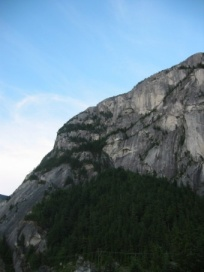
#> input picture Computer Vision, Image Processing/Keypoint detection/images/sift_2.jpeg, 204 x 272 px, found by its file name
$ jupyter execute 'Blob detection and description.ipynb'
#> lines starting #> are read from the running program, lines starting #| are printed output that depends on the picture
# **4.3 Blob detection and description**

## **Intro**
Now, we are going to deal with another type of keypoints. Corners and edges were already covered, so it is time for **blobs**!

Roughly speaking, a blob is a group of connected pixels in an image in which some properties are constant or approximately constant (e.g. their intensities). All the pixels in a blob can be considered in some sense to be similar to each other. Blobs provide complementary information about regions which is not obtained from edges or corners.

<center>

<i>Examples of blobs</i>$\\[5pt]$
</center>

The **S**cale-**I**nvariant **F**eature **T**ransform (**SIFT**) is a blob detection and description algorithm whose implementation is far more complex than the Harris detector but easier to use in openCV. In this notebook we will take a look at the main steps involved in the SIFT algorithm and how it can be implemented.

Finally, we will have a look to another blob detector called **SURF**, as an alternative to the SIFT method.

**This notebook contains <font color=green>2 assignments</font> and <font color=blue>2 discussions</font>**

## **Problem context - Image stitching**

In the first notebook of this chapter the Harris corner detector and NCC were proposed to find correspondences between images in the scope of an image stitching system. However, matching keypoints through NCC is not so reliable since it is not **invariant** against typical transformations between images such as **rotation**, **scale** or change in the **point of view**. In these cases, it is really hard or even impossible to find matches between the transformed images. Besides, it has not mechanisms to differentiate points in repetitive elements (e.g. windows in a skyscraper):$\\[10pt]$

<center>
$\\[0.5pt]$

<i>Some examples where the combination of the Harris detector and NCC could hardly match keypoints.</i></center>

Aiming to face these issues, in this notebook we will explore the SIFT algorithm.

## **4.3.1 SIFT (Scale-Invariant Feature Transform)**

SIFT was proposed (and patented) by David Lowe in 2004. It finds projections of distinctive 3D points in the image, not necessary corners, and also describes them. This detector and descriptor has invariance to:

- Scale (important difference against Harris).
- Rotation.
- Illumination (partially).
- Affine transformation, a.k.a. point of view, (partially).

Let's start by trying to understand **how the SIFT detector works**!
You can already find how the SIFT works in the course slides, so here is just a summary of the steps:
1. **Octave construction (for scale invariance)**: SIFT progressively blurs the input image by applying a set of Gaussian filters with a growing standard deviation.
2. **Difference of Gaussians (DoG)**: Adjacent blurred images are substracted. This approximates the LoG method in an efficient way.
3. **Find extrema in the DoG pyramid**: Extrema points in the images resulting from the DoG method are blobs in the image and, therefore, keypoint candidates.
4. **Build the descriptor**: the SIFT keypoint descriptor is computed as the **histogram of orientations** around the extreme point. The mode of the histogram is the main orientation. This histogram is coded as a vector of real values (normally 128D).

The found keypoint is then characterized by:
- Its position in the image,
- the scale where it was found,
- its main orientation,
- and, most importantly, its **descriptor**.

> <font color=orange>Besides the course slides, you can find a detailed description of the algorithm in [here](http://weitz.de/sift/index.html?size=large).</font>

### **Working with SIFT**

As mentioned, the SIFT algorithm is patented, and **it is not included in all versions of  OpenCV**. Fortunately for us, its copyright ended in 2020 and since then it has been re-included in the stantard OpenCV library.

Before that, we had to downgrade the OpenCV version to the last one that included the SIFT, **but this is no longer necessary** and we can now use SIFT without performing any preliminary action.

**<font color=orange>NOTE:</font>**

There is an alternative implementation, called **[pysift](https://github.com/rmislam/PythonSIFT)**: a third party software that implements SIFT like an OpenCV method (only for educational purposes), returning  [`cv2.KeyPoint`](https://docs.opencv.org/3.4/d2/d29/classcv_1_1KeyPoint.html) objects. **We have included this code in the 'utils' folder, in case you want to test it. So, if you choose this option, uncomment the lines in the cell below.**

[cell 1]
# Uncomment this if you plan to use pysift
# import sys
# sys.path.append("/gdrive/My Drive/Colab Notebooks/Chapter 4. Keypoint detection/utils")
# import pysift #https://github.com/rmislam/PythonSIFT

Now, let's start to code

[cell 2]
from google.colab import drive
drive.mount('/gdrive')

[cell 3]
import numpy as np
import cv2
import matplotlib.pyplot as plt
import matplotlib
matplotlib.rcParams['figure.figsize'] = (20.0, 20.0)

images_path = '/gdrive/My Drive/Colab Notebooks/Chapter 4. Keypoint detection/images/'

#### **<font color="orange">Code pill</font>**
This is how to proceed depending on the implementation you has chosen:

If you use the **OpenCV's method**:
- First, create a SIFT detector with `sift = cv2.xfeatures2d.SIFT_create()`
- Then, call to the method `detectAndCompute(image,mask)`, as explained [here](https://docs.opencv.org/master/da/df5/tutorial_py_sift_intro.html) to find keypoints (with descriptors!)
- This function returns a list of `cv2.KeyPoint` objects and one array with shape $\left(n\_keypoints,4\times4\times8\right)$ that corresponds to the 128D descriptor of each keypoint.

If you use **`pysift`**:
- Call to the function `pysift.computeKeypointsAndDescriptors` whose only input is a grey image
- This function also returns a list of `cv2.KeyPoint` objects and one array with shape $\left(n\_keypoints,4\times4\times8\right)$ that corresponds to the 128D descriptor of each keypoint.

### **<font color="green">ASSIGNMENT #1: Extracting SIFT keypoints</font>**

Find SIFT keypoints in the `sift_2.jpeg` image and display the image along with the keypoints.

> <font color="orange">Notes:
- to draw complex keypoints (as those obtained using SIFT), you can use `flags=cv2.DRAW_MATCHES_FLAGS_DRAW_RICH_KEYPOINTS` as a parameter in the `drawKeypoints` method.
- finding SIFT keypoints is a really costly task, so it will take some time to finish.</font>

[cell 4]
# ASSIGNMENT 1
# - Read 'sift_2.jpeg'
# - Find SIFT keypoints and its descriptors
# - Display the image using 'flags=cv2.DRAW_MATCHES_FLAGS_DRAW_RICH_KEYPOINTS'
# - Use the grey image to find the keypoints but show its color version.

# Write your code here!
img=cv2.imread(images_path + 'sift_2.jpeg',1)
#> img is the input picture: shape (272, 204, 3); mean B, G, R 132.8, 120.4, 98.6
img_rgb=cv2.cvtColor(img, cv2.COLOR_BGR2RGB)
img_g=cv2.cvtColor(img, cv2.COLOR_BGR2GRAY)
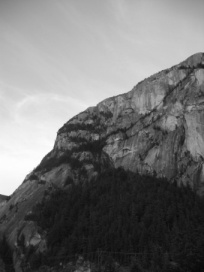
#> img_g: shape (272, 204); min 7, max 255, mean 115.3

sift = cv2.xfeatures2d.SIFT_create()
kp, des = sift.detectAndCompute(img_g,None)
#> kp = 283 keypoints; strongest (x, y, size): (48, 163, 10.9), (25, 181, 2.3), (8, 193, 4.6), (65, 130, 8.5)

img_kp = cv2.drawKeypoints(img_rgb,kp,np.array([]),flags=cv2.DRAW_MATCHES_FLAGS_DRAW_RICH_KEYPOINTS)
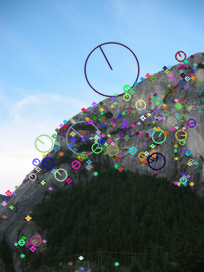
#> img_kp: shape (272, 204, 3); mean R, G, B 100.6, 121.7, 134.5
plt.imshow(img_kp)

#### **<font color=red><b>Expected output</b></font>**
You should get something like this:

<center>

</center>

### **Matching keypoints**

Now, we are going to match the keypoints in two images of a mountain: `sift_1.jpeg` and `sift_2.jpeg`, which have overlapping fields.$\\[5pt]$

<center>
$\\[5pt]$
</center>

*For this assignment, the images have been downsampled in order to compute keypoints faster*

**What to do?** Follow the next steps to develop a keypoint matching system using SIFT descriptors.

Similarly to what we did with the Harris method, we are going to do this step by step:

#### **<font color="green">ASSIGNMENT #2a: Retrieving keypoints and descriptors</font>**

First compute the keypoints and their descriptors in each image.

[cell 5]
# ASSIGNMENT #2a
# - Read the images
# - Compute SIFT keypoints

# Write your code here!
img1=cv2.imread(images_path + 'sift_1.jpeg',1)
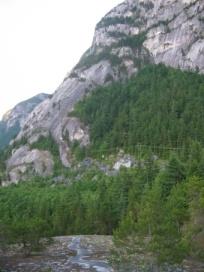
#> input picture Computer Vision, Image Processing/Keypoint detection/images/sift_1.jpeg, 204 x 272 px, found by its file name
#> img1 is the input picture: shape (272, 204, 3); mean B, G, R 116.2, 130, 119.3
img2=cv2.imread(images_path + 'sift_2.jpeg',1)
img_rgb1=cv2.cvtColor(img1, cv2.COLOR_BGR2RGB)
img_rgb2=cv2.cvtColor(img2, cv2.COLOR_BGR2RGB)
img_g1=cv2.cvtColor(img1, cv2.COLOR_BGR2GRAY)
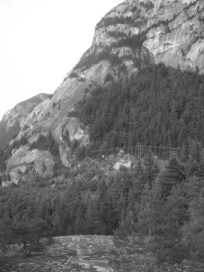
#> img_g1: shape (272, 204); min 24, max 255, mean 125.2
img_g2=cv2.cvtColor(img2, cv2.COLOR_BGR2GRAY)
sift = cv2.xfeatures2d.SIFT_create()
kp1, des1 = sift.detectAndCompute(img_g1,None)
#> kp1 = 450 keypoints; strongest (x, y, size): (136, 31, 4.4), (129, 14, 3.6), (117, 166, 4.2), (50, 96, 3.3)
kp2, des2 = sift.detectAndCompute(img_g2,None)
#> kp2 has the same summary as kp

plt.subplot(121)
img_kp1 = cv2.drawKeypoints(img_rgb1,kp1,np.array([]),flags=cv2.DRAW_MATCHES_FLAGS_DRAW_RICH_KEYPOINTS)
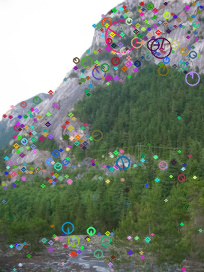
#> img_kp1: shape (272, 204, 3); mean R, G, B 119.3, 129.6, 115.9
plt.imshow(img_kp1)
plt.subplot(122)
img_kp2 = cv2.drawKeypoints(img_rgb2,kp2,np.array([]),flags=cv2.DRAW_MATCHES_FLAGS_DRAW_RICH_KEYPOINTS)
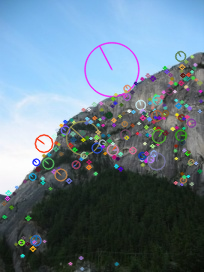
#> img_kp2: shape (272, 204, 3); mean R, G, B 101.5, 121.6, 134.7
plt.imshow(img_kp2)
plt.show()

#### **<font color="green">ASSIGNMENT #2b: Finding matches</font>**

> <font color="orange">Note: When you match keypoints, you are actually matching their descriptors.</font>

Remember when we used the Brute-Force matcher for the ORB keypoints? Now we are going one step further and use a [`knnMatch`](https://docs.opencv.org/3.4/db/d39/classcv_1_1DescriptorMatcher.html#a378f35c9b1a5dfa4022839a45cdf0e89) ($K$-Nearest Neighbors). This will also return a list of the best $K$ matches but looking for them more *efficiently*. If we use $K=2$ we will get two matches for each keypoint: the two nearests matches. So, we will get a $N \times 2$ list of matches where each row represents a matched keypoint in the left image and the two columns have the information about the match with the right keypoint:

<center>

</center>

The distance between two descriptors is given at `DMatch.distance`. **If the distance is very low, then the keypoints are quite similar!** This is the case of keypoints 91 and 94 in the figure above.

Use `cv2.BFMatcher().knnMatch()` to obtain the list of matches, then **print the distances with the two closest candidates of the first match**.

[cell 6]
# ASSIGNMENT #2b
# - Use 'knnMatch' to find the two best matches for each keypoint
# - Print the distances between the first keypoint in the first image and the two most similar in the second one.

# Write your code here!

matches = cv2.BFMatcher().knnMatch(des1,des2,k=2)
#> matches = 450 matches
print(round(matches[0][0].distance),round(matches[1][1].distance))
#| 316 411

##### **<font color=red><b>Expected output</b></font>**
$[385.4906005859375,411.6163330078125]$

#### **<font color="green">ASSIGNMENT 2c: Filtering non-robust matches out</font>**

In order to discard incorrect matches, we are going to use the distance value for the two output matches that we have found for each keypoint. Thus, we will only accept matches that hasn't got two close solutions (i.e. with similar distance), because that would mean that, for a certain keypoint in one image, there are two different keypoints that are very similar to it (in terms of descriptor distance). In this situation, it is advisable to discard the match, as a wrong match (usually called **outlier**) can severely affect the robustness of any feature-based computer vision system.

This is the case of the keypoint 1 in the previous image. There you can see that it has a distance of 17.7 to keypoint 4 and of 21.4 to keypoint 9, and those values are **too close to ensure a correct match**. In this case, it is safer to discard the match. On the contrary, keypoint 91 has a distance of 9.6 to its first match and of 87.5 to keypoint 90, so it can be safely considered a right match. Finally, if the smallest distances to all the keypoints in the other image are too large, no match for that keypoint is set.

This image might help you to understand this:

<center>

</center>

Now, iterate along the matches list and filter those that does not fulfil the specified condition (define a certain threshold to discard wrong matches).

[cell 7]
# ASSIGNMENT #2c
# - Iterate over the matches and select those that seems to be robust matches.

# Write your code here!

robust_matches = []
threshold = 0.75

for i in range(len(matches)):
    if matches[i][0].distance < threshold*matches[i][1].distance:
        robust_matches.append(matches[i][0])
    elif matches[i][1].distance < threshold*matches[i][0].distance:
        robust_matches.append(matches[i][1])
#> after the loop, robust_matches = 97 matches

#### **<font color="green">ASSIGNMENT 2d: Displaying the matches</font>**

> <font color=orange>Remember to use `flags=cv2.DRAW_MATCHES_FLAGS_DRAW_RICH_KEYPOINTS`</font>

[cell 8]
# ASSIGNMENT #2d
# - Display the image and the matches with 'flags=cv2.DRAW_MATCHES_FLAGS_DRAW_RICH_KEYPOINTS'

# Write your code here!
dimg = cv2.drawMatches(img_rgb1, kp1, img_rgb2, kp2, robust_matches, np.asarray([]), flags = cv2.DRAW_MATCHES_FLAGS_DRAW_RICH_KEYPOINTS)
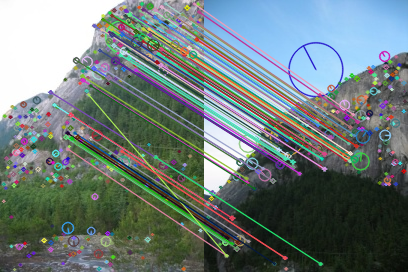
#> dimg: shape (272, 408, 3); mean R, G, B 110.7, 124.1, 122.7
plt.imshow(dimg)
